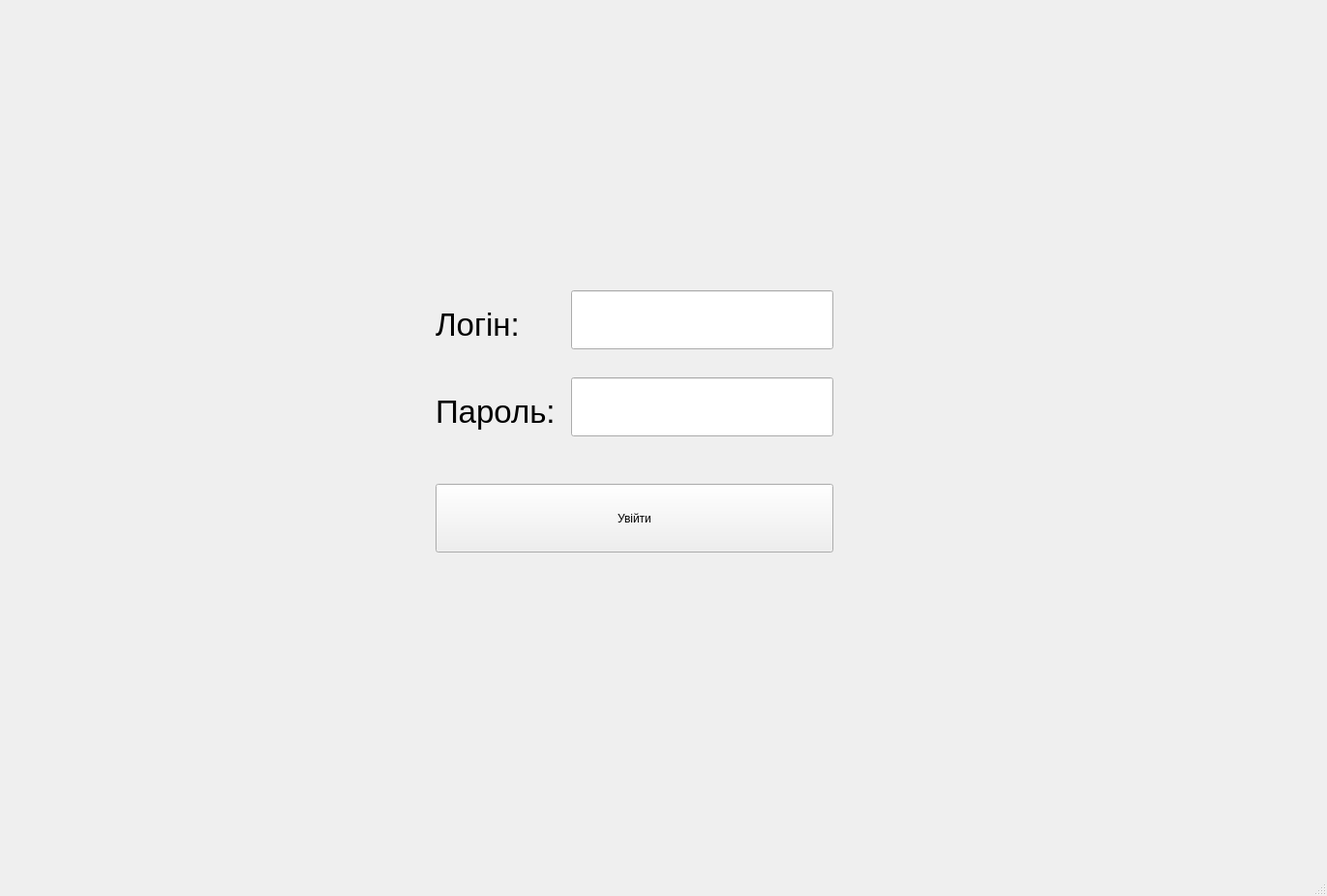
<?xml version="1.0" encoding="UTF-8"?>
<ui version="4.0">
 <class>MainWindow</class>
 <widget class="QMainWindow" name="MainWindow">
  <property name="geometry">
   <rect>
    <x>0</x>
    <y>0</y>
    <width>1371</width>
    <height>926</height>
   </rect>
  </property>
  <property name="windowTitle">
   <string>MainWindow</string>
  </property>
  <widget class="QWidget" name="centralwidget">
   <widget class="QPushButton" name="pushButton">
    <property name="geometry">
     <rect>
      <x>450</x>
      <y>500</y>
      <width>411</width>
      <height>71</height>
     </rect>
    </property>
    <property name="text">
     <string>Увійти</string>
    </property>
   </widget>
   <widget class="QLineEdit" name="password_label">
    <property name="geometry">
     <rect>
      <x>590</x>
      <y>390</y>
      <width>271</width>
      <height>61</height>
     </rect>
    </property>
    <property name="font">
     <font>
      <pointsize>16</pointsize>
     </font>
    </property>
   </widget>
   <widget class="QLineEdit" name="login_label">
    <property name="geometry">
     <rect>
      <x>590</x>
      <y>300</y>
      <width>271</width>
      <height>61</height>
     </rect>
    </property>
    <property name="font">
     <font>
      <pointsize>16</pointsize>
     </font>
    </property>
    <property name="text">
     <string/>
    </property>
   </widget>
   <widget class="QLabel" name="label">
    <property name="geometry">
     <rect>
      <x>450</x>
      <y>310</y>
      <width>91</width>
      <height>51</height>
     </rect>
    </property>
    <property name="font">
     <font>
      <pointsize>25</pointsize>
     </font>
    </property>
    <property name="text">
     <string>Логін:</string>
    </property>
   </widget>
   <widget class="QLabel" name="label_2">
    <property name="geometry">
     <rect>
      <x>450</x>
      <y>400</y>
      <width>121</width>
      <height>51</height>
     </rect>
    </property>
    <property name="font">
     <font>
      <pointsize>25</pointsize>
     </font>
    </property>
    <property name="text">
     <string>Пароль:</string>
    </property>
   </widget>
  </widget>
  <widget class="QStatusBar" name="statusbar"/>
 </widget>
 <resources/>
 <connections/>
</ui>
